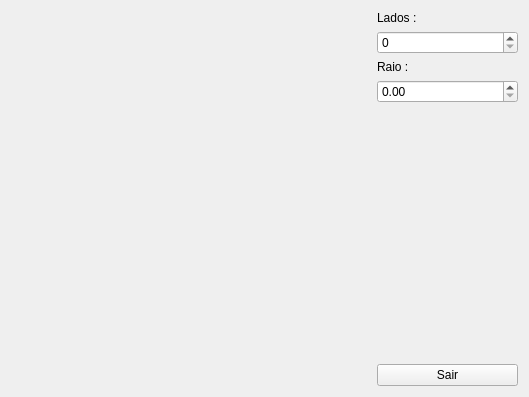
<?xml version="1.0" encoding="UTF-8"?>
<ui version="4.0">
 <class>Widget</class>
 <widget class="QWidget" name="Widget">
  <property name="geometry">
   <rect>
    <x>0</x>
    <y>0</y>
    <width>529</width>
    <height>397</height>
   </rect>
  </property>
  <property name="windowTitle">
   <string>Widget</string>
  </property>
  <layout class="QGridLayout" name="gridLayout">
   <item row="0" column="1">
    <widget class="QLabel" name="label">
     <property name="text">
      <string>Lados :</string>
     </property>
    </widget>
   </item>
   <item row="1" column="1">
    <widget class="QSpinBox" name="spinBox"/>
   </item>
   <item row="2" column="1">
    <widget class="QLabel" name="label_2">
     <property name="text">
      <string>Raio :</string>
     </property>
    </widget>
   </item>
   <item row="3" column="1">
    <widget class="QDoubleSpinBox" name="doubleSpinBox"/>
   </item>
   <item row="4" column="1">
    <spacer name="verticalSpacer">
     <property name="orientation">
      <enum>Qt::Vertical</enum>
     </property>
     <property name="sizeHint" stdset="0">
      <size>
       <width>20</width>
       <height>235</height>
      </size>
     </property>
    </spacer>
   </item>
   <item row="5" column="1">
    <widget class="QPushButton" name="pushButton">
     <property name="maximumSize">
      <size>
       <width>141</width>
       <height>16777215</height>
      </size>
     </property>
     <property name="text">
      <string>Sair</string>
     </property>
    </widget>
   </item>
   <item row="0" column="0" rowspan="5">
    <widget class="meupainelopengl" name="painelGL" native="true"/>
   </item>
  </layout>
 </widget>
 <layoutdefault spacing="6" margin="11"/>
 <customwidgets>
  <customwidget>
   <class>meupainelopengl</class>
   <extends>QWidget</extends>
   <header>meupainelopengl.h</header>
   <container>1</container>
   <slots>
    <slot>alterarRaio(double)</slot>
    <slot>alterarLado(int)</slot>
   </slots>
  </customwidget>
 </customwidgets>
 <resources/>
 <connections>
  <connection>
   <sender>pushButton</sender>
   <signal>clicked()</signal>
   <receiver>Widget</receiver>
   <slot>close()</slot>
   <hints>
    <hint type="sourcelabel">
     <x>469</x>
     <y>372</y>
    </hint>
    <hint type="destinationlabel">
     <x>527</x>
     <y>294</y>
    </hint>
   </hints>
  </connection>
  <connection>
   <sender>spinBox</sender>
   <signal>valueChanged(int)</signal>
   <receiver>painelGL</receiver>
   <slot>alterarLado(int)</slot>
   <hints>
    <hint type="sourcelabel">
     <x>420</x>
     <y>57</y>
    </hint>
    <hint type="destinationlabel">
     <x>362</x>
     <y>175</y>
    </hint>
   </hints>
  </connection>
  <connection>
   <sender>doubleSpinBox</sender>
   <signal>valueChanged(double)</signal>
   <receiver>painelGL</receiver>
   <slot>alterarRaio(double)</slot>
   <hints>
    <hint type="sourcelabel">
     <x>469</x>
     <y>106</y>
    </hint>
    <hint type="destinationlabel">
     <x>351</x>
     <y>210</y>
    </hint>
   </hints>
  </connection>
 </connections>
</ui>
